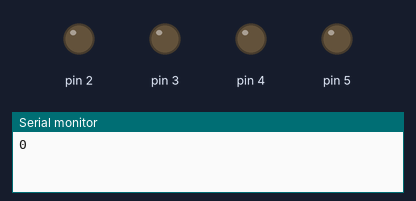
Bench run of a sketch on a simulated Arduino Uno, built with avr-gcc and run on an emulated ATmega328P. Parts: output pins drawn as LEDs (lit = HIGH), the last lines printed to the serial monitor.

Above: at 0.05 s.
At 0.8 s:
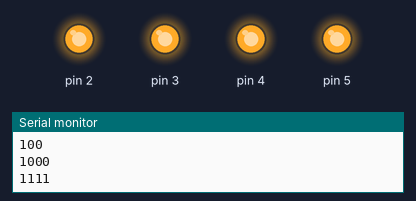
At 1.45 s:
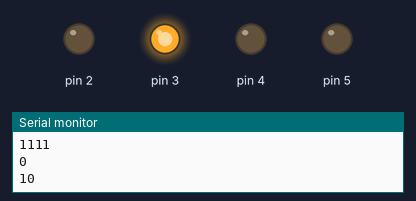
At 2.85 s:
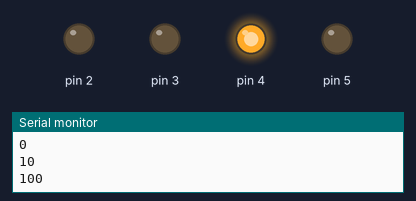
Timing chart, 0 to 3.1 s (numbered marks = the images above):
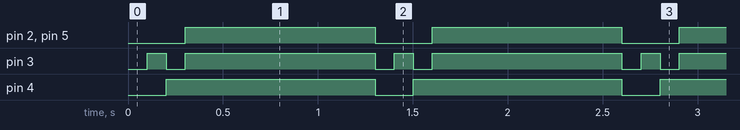

The sketch:

l6_5.ino
```cpp
void setup() {
  // put your setup code here, to run once:
  Serial.begin(9600);
  pinMode(2, OUTPUT);
  pinMode(3, OUTPUT);
  pinMode(4, OUTPUT);
  pinMode(5, OUTPUT);
}

void setLEDs(int pattern) {
  Serial.println(pattern, BIN);
  if (0b0001 & pattern) digitalWrite(2, HIGH);
  else digitalWrite(2, LOW);
  if (0b0010 & pattern) digitalWrite(3, HIGH);
  else digitalWrite(3, LOW);
  if (0b0100 & pattern) digitalWrite(4, HIGH);
  else digitalWrite(4, LOW);
  if (0b1000 & pattern) digitalWrite(5, HIGH);
  else digitalWrite(5, LOW);
}

void loop() {
  // put your main code here, to run repeatedly:
  setLEDs(0b0000);
  delay(100);
  setLEDs(0b0010);
  delay(100);
  // setLEDs(0b0011);
  // delay(100);
  setLEDs(0b0100);
  delay(100);
  // setLEDs(0b0101);
  // delay(100);
  setLEDs(0b1000);
  // delay(100);
  // setLEDs(0b1001);
  // delay(100);
  // setLEDs(0b1010);
  // delay(100);
  // setLEDs(0b1011);
  // delay(100);
  // setLEDs(0b1100);
  // delay(100);
  // setLEDs(0b1101);
  // delay(100);
  setLEDs(0b1111);
  delay(1000);
}
```

Measured:
- by itself, pin 2, pin 5: alternates HIGH for 1.0 s and LOW for 0.30 s
- by itself, pin 3: repeats every 1.3 s: LOW 0.10 s, HIGH 1.0 s, LOW 0.10 s, HIGH 0.10 s
- by itself, pin 4: alternates HIGH for 1.1 s and LOW for 0.20 s
